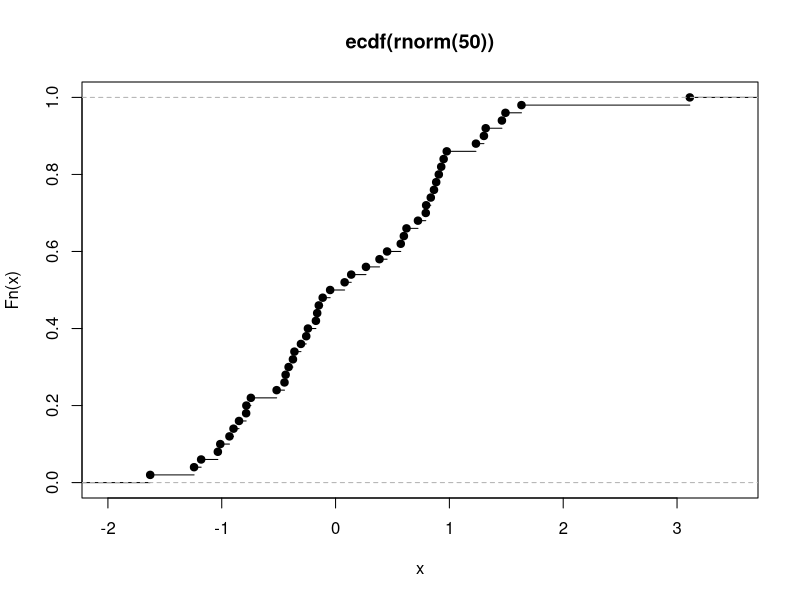

The R source for this figure: (Note: this script raises an error after producing the figure.)
an_environment <- new.env()
an_environment[["pythag"]] <- c(12, 15, 20, 21)
an_environment$root <- polyroot(c(6, -5, 1))

assign(
  "moonday",
  weekdays(as.Date("1969/07/20")),
  an_environment
)


an_environment[["pythag"]]
an_environment$root


ls(envir = an_environment)
ls.str(envir = an_environment)
exists("pythag", an_environment)

(a_list <- as.list(an_environment))
as.environment(a_list)
list2env(a_list)

nested_environment <- new.env(parent = an_environment)
exists("pythag", nested_environment)
exists("pythag", nested_environment, inherits = FALSE)

non_stormers <<- c(3, 7, 8, 13, 17, 18, 21)
get("non_stormers", envir = globalenv())
head(ls(envir = baseenv()), 20)


rt

hypotenuse <- function(x, y) {
  sqrt(x^2 + y^2)
}
hypotenuse(3,4)
hypotenuse(y = 24, x = 7)

hypotenuse <- function(x = 5, y = 12) {
  sqrt(x ^ 2 + y ^ 2)
}
hypotenuse()

formals(hypotenuse)
args(hypotenuse)
formalArgs(hypotenuse)

hypotenuse


normalize <- function(x, m = mean(x), s = sd(x)) {
  (x - m) / s 
}
normalized <- normalize(c(1, 3, 6, 10, 15))
mean(normalized)
sd(normalized)

normalize(c(1, 3, 6, 10, 15))
normalize(c(1, 3, 6, 10, NA))


normalize <- function(x, m = mean(x, na.rm = na.rm), s = sd(x, na.rm = na.rm), na.rm = FALSE)
{
  (x - m) / s
}
normalize(c(1, 3, 6, 10, NA))
normalize(c(1, 3, 6, 10, NA), na.rm = TRUE)


do.call(hypotenuse, list(x = 3, y = 4)) #same as hypotenuse(3, 4)

dfr1 <- data.frame(x = 1:5, y = rt(5, 1))
dfr2 <- data.frame(x = 6:10, y = rf(5, 1, 1))
dfr3 <- data.frame(x = 11:15, y = rbeta(5, 1, 1))
do.call(rbind, list(dfr1, dfr2, dfr3)) #same as rbind(dfr1, dfr2, dfr3)


do.call(function(x, y) x + y, list(1:5, 5:1))


(emp_cum_dist_fn <- ecdf(rnorm(50)))
is.function(emp_cum_dist_fn)
plot(emp_cum_dist_fn)



h <- function(x) {
  x*y 
}
h(9)
y <- 16
h(9)


h2 <- function(x) {
  if(runif(1) > 0.5) y <- 12
  x*y 
}
replicate(10, h2(9))
